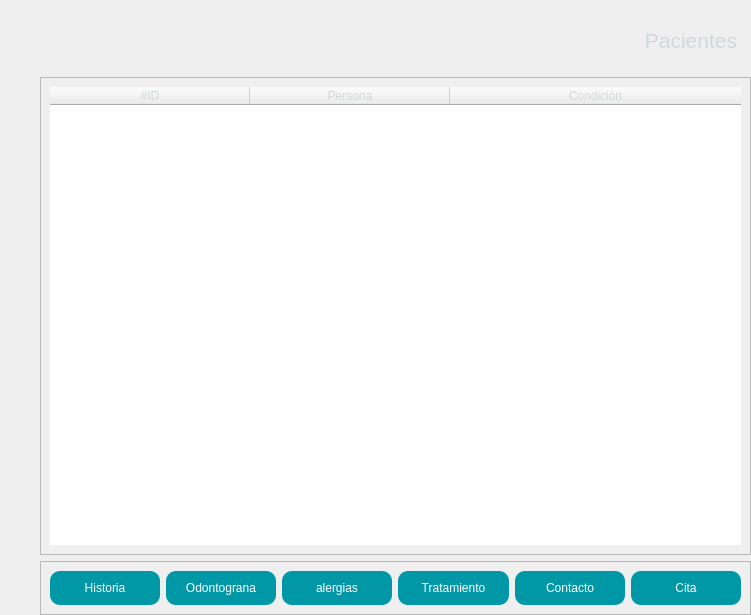
<?xml version="1.0" encoding="UTF-8"?>
<ui version="4.0">
 <class>Frame</class>
 <widget class="QFrame" name="Frame">
  <property name="geometry">
   <rect>
    <x>0</x>
    <y>0</y>
    <width>751</width>
    <height>615</height>
   </rect>
  </property>
  <property name="windowTitle">
   <string>Frame</string>
  </property>
  <property name="styleSheet">
   <string notr="true"/>
  </property>
  <property name="lineWidth">
   <number>0</number>
  </property>
  <layout class="QVBoxLayout" stretch="1,8">
   <property name="spacing">
    <number>10</number>
   </property>
   <property name="leftMargin">
    <number>40</number>
   </property>
   <property name="topMargin">
    <number>0</number>
   </property>
   <property name="rightMargin">
    <number>0</number>
   </property>
   <property name="bottomMargin">
    <number>0</number>
   </property>
   <item>
    <widget class="QFrame" name="frame">
     <property name="sizePolicy">
      <sizepolicy hsizetype="Expanding" vsizetype="Expanding">
       <horstretch>0</horstretch>
       <verstretch>0</verstretch>
      </sizepolicy>
     </property>
     <property name="layoutDirection">
      <enum>Qt::RightToLeft</enum>
     </property>
     <property name="frameShape">
      <enum>QFrame::NoFrame</enum>
     </property>
     <property name="frameShadow">
      <enum>QFrame::Raised</enum>
     </property>
     <property name="lineWidth">
      <number>0</number>
     </property>
     <widget class="QLabel" name="label">
      <property name="geometry">
       <rect>
        <x>486</x>
        <y>30</y>
        <width>211</width>
        <height>20</height>
       </rect>
      </property>
      <property name="sizePolicy">
       <sizepolicy hsizetype="Expanding" vsizetype="Expanding">
        <horstretch>0</horstretch>
        <verstretch>0</verstretch>
       </sizepolicy>
      </property>
      <property name="font">
       <font>
        <pointsize>16</pointsize>
       </font>
      </property>
      <property name="styleSheet">
       <string notr="true">QLabel {
	color: #cfd8dc;
}</string>
      </property>
      <property name="text">
       <string>Pacientes</string>
      </property>
      <property name="alignment">
       <set>Qt::AlignRight|Qt::AlignTrailing|Qt::AlignVCenter</set>
      </property>
     </widget>
     <widget class="QPushButton" name="btn_plus">
      <property name="geometry">
       <rect>
        <x>0</x>
        <y>30</y>
        <width>31</width>
        <height>31</height>
       </rect>
      </property>
      <property name="cursor">
       <cursorShape>PointingHandCursor</cursorShape>
      </property>
      <property name="text">
       <string/>
      </property>
      <property name="icon">
       <iconset>
        <normaloff>../assets/images/plus.png</normaloff>../assets/images/plus.png</iconset>
      </property>
      <property name="iconSize">
       <size>
        <width>25</width>
        <height>25</height>
       </size>
      </property>
      <property name="flat">
       <bool>true</bool>
      </property>
     </widget>
    </widget>
   </item>
   <item>
    <widget class="QFrame" name="frame_2">
     <property name="styleSheet">
      <string notr="true">QPushButton {
    color:  white;
	background-color: #0097a7;
	border-radius: 10px;
	padding: 10px;
}</string>
     </property>
     <property name="frameShape">
      <enum>QFrame::NoFrame</enum>
     </property>
     <property name="frameShadow">
      <enum>QFrame::Raised</enum>
     </property>
     <layout class="QVBoxLayout" name="verticalLayout" stretch="9,1">
      <property name="leftMargin">
       <number>0</number>
      </property>
      <property name="topMargin">
       <number>0</number>
      </property>
      <property name="rightMargin">
       <number>0</number>
      </property>
      <property name="bottomMargin">
       <number>0</number>
      </property>
      <item>
       <widget class="QFrame" name="frame_3">
        <property name="frameShape">
         <enum>QFrame::StyledPanel</enum>
        </property>
        <property name="frameShadow">
         <enum>QFrame::Raised</enum>
        </property>
        <layout class="QVBoxLayout" name="verticalLayout_2">
         <item>
          <widget class="QTableWidget" name="table">
           <property name="enabled">
            <bool>true</bool>
           </property>
           <property name="sizePolicy">
            <sizepolicy hsizetype="Expanding" vsizetype="Expanding">
             <horstretch>0</horstretch>
             <verstretch>0</verstretch>
            </sizepolicy>
           </property>
           <property name="styleSheet">
            <string notr="true">color: #cfd8dc;</string>
           </property>
           <property name="frameShape">
            <enum>QFrame::NoFrame</enum>
           </property>
           <property name="verticalScrollBarPolicy">
            <enum>Qt::ScrollBarAsNeeded</enum>
           </property>
           <property name="sizeAdjustPolicy">
            <enum>QAbstractScrollArea::AdjustToContents</enum>
           </property>
           <property name="editTriggers">
            <set>QAbstractItemView::NoEditTriggers</set>
           </property>
           <property name="alternatingRowColors">
            <bool>false</bool>
           </property>
           <property name="textElideMode">
            <enum>Qt::ElideMiddle</enum>
           </property>
           <property name="verticalScrollMode">
            <enum>QAbstractItemView::ScrollPerItem</enum>
           </property>
           <property name="showGrid">
            <bool>true</bool>
           </property>
           <property name="gridStyle">
            <enum>Qt::SolidLine</enum>
           </property>
           <property name="sortingEnabled">
            <bool>true</bool>
           </property>
           <property name="cornerButtonEnabled">
            <bool>false</bool>
           </property>
           <property name="rowCount">
            <number>0</number>
           </property>
           <property name="columnCount">
            <number>3</number>
           </property>
           <attribute name="horizontalHeaderVisible">
            <bool>true</bool>
           </attribute>
           <attribute name="horizontalHeaderCascadingSectionResizes">
            <bool>false</bool>
           </attribute>
           <attribute name="horizontalHeaderMinimumSectionSize">
            <number>200</number>
           </attribute>
           <attribute name="horizontalHeaderDefaultSectionSize">
            <number>200</number>
           </attribute>
           <attribute name="horizontalHeaderShowSortIndicator" stdset="0">
            <bool>true</bool>
           </attribute>
           <attribute name="horizontalHeaderStretchLastSection">
            <bool>true</bool>
           </attribute>
           <attribute name="verticalHeaderVisible">
            <bool>true</bool>
           </attribute>
           <attribute name="verticalHeaderHighlightSections">
            <bool>true</bool>
           </attribute>
           <attribute name="verticalHeaderShowSortIndicator" stdset="0">
            <bool>true</bool>
           </attribute>
           <column>
            <property name="text">
             <string>#ID</string>
            </property>
           </column>
           <column>
            <property name="text">
             <string>Persona</string>
            </property>
           </column>
           <column>
            <property name="text">
             <string>Condición</string>
            </property>
           </column>
          </widget>
         </item>
        </layout>
       </widget>
      </item>
      <item>
       <widget class="QFrame" name="frame_4">
        <property name="frameShape">
         <enum>QFrame::StyledPanel</enum>
        </property>
        <property name="frameShadow">
         <enum>QFrame::Raised</enum>
        </property>
        <layout class="QHBoxLayout" name="horizontalLayout">
         <item>
          <widget class="QPushButton" name="btn_save">
           <property name="cursor">
            <cursorShape>PointingHandCursor</cursorShape>
           </property>
           <property name="styleSheet">
            <string notr="true"/>
           </property>
           <property name="text">
            <string>Historia</string>
           </property>
          </widget>
         </item>
         <item>
          <widget class="QPushButton" name="pushButton_2">
           <property name="text">
            <string>Odontograna</string>
           </property>
          </widget>
         </item>
         <item>
          <widget class="QPushButton" name="pushButton">
           <property name="text">
            <string>alergias</string>
           </property>
          </widget>
         </item>
         <item>
          <widget class="QPushButton" name="pushButton_3">
           <property name="text">
            <string>Tratamiento</string>
           </property>
          </widget>
         </item>
         <item>
          <widget class="QPushButton" name="pushButton_4">
           <property name="text">
            <string>Contacto</string>
           </property>
          </widget>
         </item>
         <item>
          <widget class="QPushButton" name="pushButton_5">
           <property name="text">
            <string>Cita</string>
           </property>
          </widget>
         </item>
        </layout>
       </widget>
      </item>
     </layout>
    </widget>
   </item>
  </layout>
 </widget>
 <resources/>
 <connections/>
</ui>
